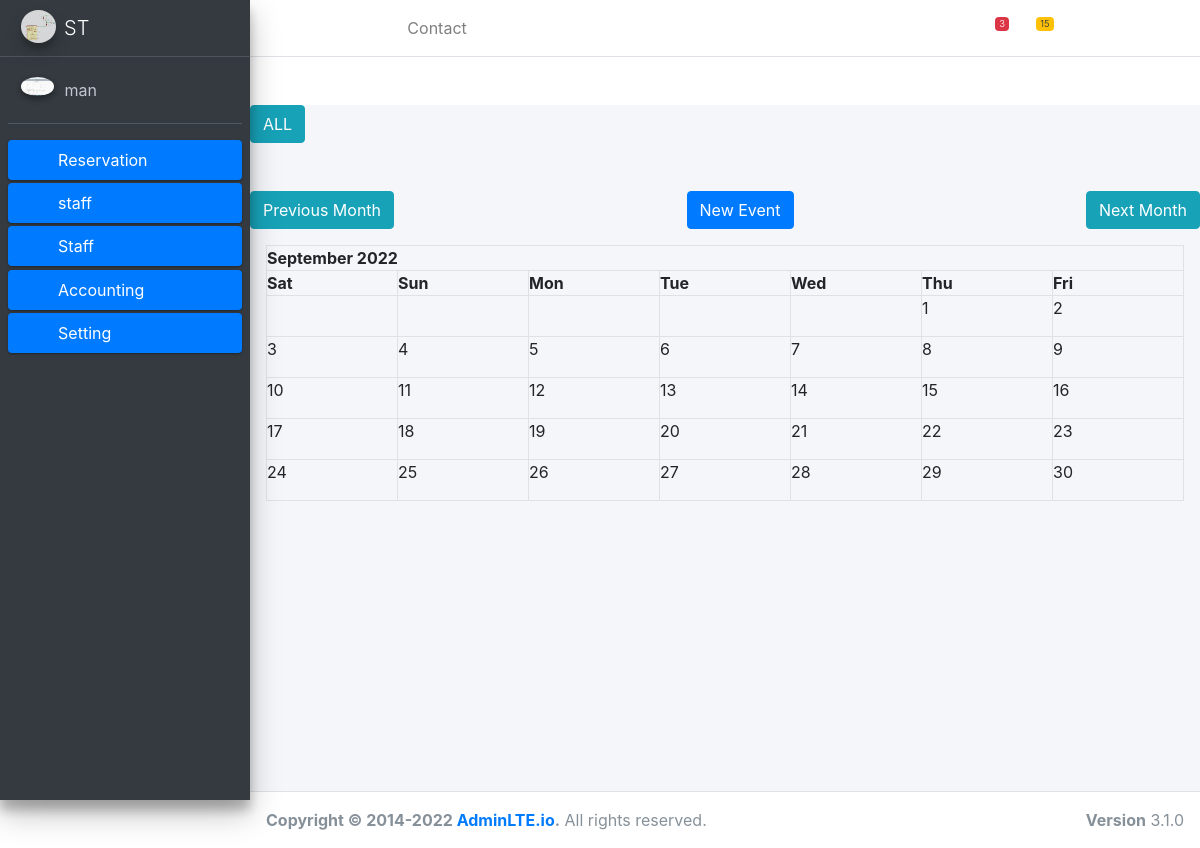
Screenshot of /trip/ (signed in) with the database file from the repository.
### users/models.py (models this page shows, shortened)
class MyUser(AbstractBaseUser, PermissionsMixin):
    email = models.EmailField(_('email address'), unique=True)
    username = models.CharField(_('username'), max_length=250, unique=True)
    first_name = models.CharField(_('first name'), max_length=50, blank=True)
    last_name = models.CharField(_('last name'), max_length=50, blank=True)
    date_joined = models.DateTimeField(_('date joined'), auto_now_add=True)
    is_active = models.BooleanField(_('active'), default=True)
    is_staff = models.BooleanField(default=False)
    is_superuser = models.BooleanField(default=False)
    avatar = models.ImageField(upload_to='avatars/', null=True, blank=True)
    is_MANAGER= models.BooleanField(default=False)
    is_RESERVATION= models.BooleanField(default=False)
    is_ACCOUNTANT= models.BooleanField(default=False)
    is_CUSTOMER= models.BooleanField(default=False)
    objects = UserManager()
    company    = models.ForeignKey(Company, blank=True, null=True, on_delete=models.SET_NULL)
    sub_customer   = models.ForeignKey(Customer, null=True,blank=True, on_delete=models.SET_NULL, related_name='sub_customer')
    USERNAME_FIELD = 'username'
    REQUIRED_FIELDS = ['email']
    class Meta:
        verbose_name = _('user')
        verbose_name_plural = _('users')

class Profile(models.Model):
    user  = models.OneToOneField(settings.AUTH_USER_MODEL, on_delete=models.SET_NULL , null=True, blank=True)
    image = models.ImageField(default='default.jpg', upload_to='profile_pics')
    phoneNumber = models.CharField(max_length = 25, unique = True, blank= True, null= True)
    create_at = models.DateTimeField(auto_now_add=True)
    update_at = models.DateTimeField(auto_now=True)

### company/models.py (models this page shows)
class Company(models.Model):
    name = models.CharField(_('name'), max_length=500)
    logo = models.ImageField(default='default.jpg', upload_to='Company_pics', blank=True, null=True)
    address = models.CharField(max_length=500, blank=True, null=True)
    phoneNumber1 = models.CharField( max_length = 25,  blank=True, null=True)
    phoneNumber2 = models.CharField( max_length = 25,  blank=True, null=True)
    phoneNumber3 = models.CharField( max_length = 25,  blank=True, null=True)
    phoneNumber4 = models.CharField( max_length = 25,  blank=True, null=True)
    tradeRecord = models.CharField(max_length=500, blank=True, null=True)
    email       = models.EmailField( blank=True, null=True)
    webSite     =  models.URLField(max_length = 200, blank=True, null=True)
    create_at = models.DateTimeField(auto_now_add=True)
    update_at = models.DateTimeField(auto_now=True)
    class Meta:
        verbose_name = 'شركة '
        verbose_name_plural = 'الشركات'
    def __str__(self):
        return f'{self.name}'
        img = Image.open(self.logo.path)
        if img.height > 300 or img.width > 300:
            output_size = (300, 300)
            img.thumbnail(output_size)
            img.save(self.logo.path)

### trip/views.py (the view)
# urls.py: path('', CalendarView.as_view(), name='calendar'),
class CalendarView(generic.ListView):
    model = Trip
    template_name = 'cal/calendar.html'
    def get_context_data(self, **kwargs):
        context = super().get_context_data(**kwargs)
        d = get_date(self.request.GET.get('month', None))
        city = self.request.GET.get('location', None)
        cal = Calendar(d.year, d.month,city)
        html_cal = cal.formatmonth(withyear=True)
        context['calendar'] = mark_safe(html_cal)
        context['prev_month'] = prev_month(d)
        context['next_month'] = next_month(d)
        context['locations'] = Location.objects.all()
        context['city'] = city
        return context

### trip/utils.py (called while the page is built)
	def formatday(self, day, trips):
		trips_per_day = trips.filter(start_time__day=day)
		d = ''
		for trip in trips_per_day:
			d += f'<li> {trip.get_html_url} </li>'
		if day != 0:
			return f"<td><span class='date'>{day}</span><ul> {d} </ul></td>"
		return '<td></td>'

	def formatweek(self, theweek, trips):
		week = ''
		for d, weekday in theweek:
			week += self.formatday(d, trips)
		return f'<tr> {week} </tr>'

	def formatmonth(self, withyear=True):
		trips = Trip.objects.filter(start_time__year=self.year, start_time__month=self.month)
		if self.location:
			trips = trips.filter(cityFrom__location=self.location)
		cal = f'<table border="0" cellpadding="0" cellspacing="0" class="calendar w-100 table-bordered">\n'
		cal += f'{self.formatmonthname(self.year, self.month, withyear=withyear)}\n'
		cal += f'{self.formatweekheader()}\n'
		for week in self.monthdays2calendar(self.year, self.month):
			cal += f'{self.formatweek(week, trips)}\n'
		cal += 	f'</table>'
		return cal

### trip/views.py (called while the page is built)
def get_date(req_month):
    if req_month:
        year, month = (int(x) for x in req_month.split('-'))
        return date(year, month, day=1)
    return datetime.today()

def prev_month(d):
    first = d.replace(day=1)
    prev_month = first - timedelta(days=1)
    month = 'month=' + str(prev_month.year) + '-' + str(prev_month.month)
    return month

def next_month(d):
    days_in_month = calendar.monthrange(d.year, d.month)[1]
    last = d.replace(day=days_in_month)
    next_month = last + timedelta(days=1)
    month = 'month=' + str(next_month.year) + '-' + str(next_month.month)
    return month

### trip/templates/cal/calendar.html (shortened to what this page needs)
{% extends 'base.html' %}
{% block content %}
<div class="clearfix my-5">
    <a class="btn btn-info right"
           href="{% url 'calendar' %}">
               ALL
    </a>
</div>
<div class="d-flex   justify-content-between">
	    <a
      class="btn btn-info "
       href="{% url 'calendar' %}?{{ prev_month }}{% if city %} &&location={{ city }}{% endif %}">
         Previous Month
      </a>
	   <a class="btn btn-primary  "
        href="{% url 'trip_new' %}">
         New Event </a>
	    <a
        class="btn btn-info "
         href="{% url 'calendar' %}?{{ next_month }}{% if city %} &&location={{ city }}{% endif %}" >
          Next Month </a>
</div>
  <div class="w-100 h-100 p-3">
     {{ calendar }}
  </div>
{% endblock %}

### templates/sidebar.html (shortened to what this page needs)
{% load static %}
{% load i18n %}
<aside class="main-sidebar sidebar-dark-primary elevation-4">
    <a href="" class="brand-link">
      <img
      src="{{ user.company.logo.url }}"
      alt="company Logo" class="brand-image img-circle elevation-3" style="opacity: .8">
      <span class="brand-text font-weight-light">{{ user.company }}</span>
    </a>
    <div class="sidebar">
      <div class="user-panel mt-3 pb-3 mb-3 d-flex">
        <div class="image">
          <img src="{{ user.profile.image.url }}"
          class="img-circle elevation-2" alt="User Image">
        </div>
        <div class="info">
          <a href="#" class="d-block">{{ user }}</a>
        </div>
      </div>
      <nav class="mt-2">
        <ul class="nav nav-pills nav-sidebar flex-column" data-widget="treeview" role="menu" data-accordion="false">
          <li class="nav-item menu-close ">
            <a href="#" class="nav-link active">
              <i class="nav-icon far fa-id-badge"></i>
              <p>
                Reservation
                <i class="right fas fa-angle-left "></i>
              </p>
            </a>
              <li class="nav-item menu-close">
                <a href="#" class="nav-link active">
                <i class="nav-icon fas fa-building"></i>
                <p>
                  staff
                  <i class="right fas fa-angle-left"></i>
                </p>
              </a>
    <li class="nav-item menu-close">
      <a href="#" class="nav-link active">
      <i class="nav-icon fas fa-user"></i>
      <p>
        Staff
        <i class="right fas fa-angle-left"></i>
      </p>
    </a>
    <li class="nav-item menu-close">
      <a href="#" class="nav-link active">
        <i class="nav-icon fas fa-dollar-sign"></i>
        <p>
          Accounting
          <i class="right fas fa-angle-left"></i>
        </p>
      </a>
  <li class="nav-item menu-close">
    <a href="#" class="nav-link active">
      <i class="nav-icon fas fa-cogs"></i>
      <p>
        Setting
        <i class="right fas fa-angle-left"></i>
      </p>
    </a>
  </aside>

### rows the page displays
MyUser: company.logo (picture), company "ST", profile.image (picture), username "man"

### other values shown
{{ calendar }} "September 2022 Sat Sun Mon Tue Wed Thu Fri 1 2 3 4 5 6 7 8 9 10 11 12 13 14 15 16 17 18 19 20 21 22 23 24 25 26 27 28 29 30"
